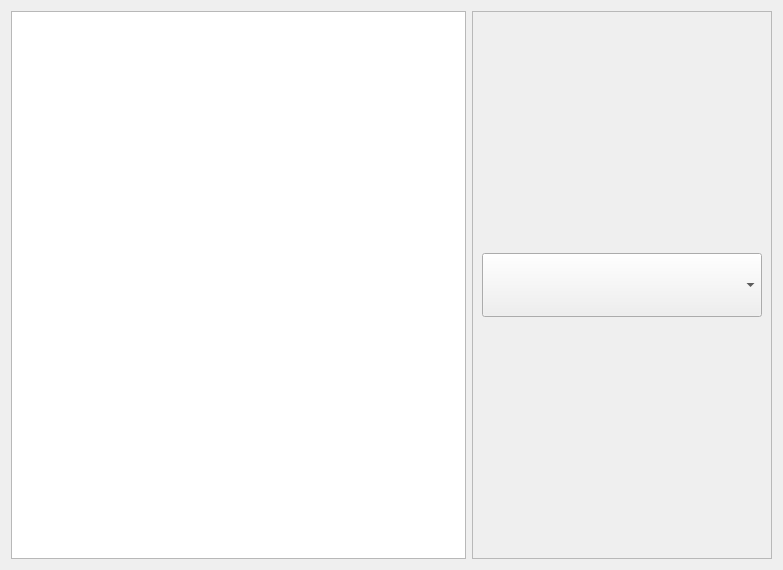
<?xml version="1.0" encoding="UTF-8"?>
<ui version="4.0">
 <class>ConfigureForm</class>
 <widget class="QWidget" name="ConfigureForm">
  <property name="geometry">
   <rect>
    <x>0</x>
    <y>0</y>
    <width>783</width>
    <height>570</height>
   </rect>
  </property>
  <property name="windowTitle">
   <string>Form</string>
  </property>
  <layout class="QHBoxLayout" name="horizontalLayout">
   <item>
    <widget class="QTreeWidget" name="treeWidget">
     <property name="iconSize">
      <size>
       <width>60</width>
       <height>60</height>
      </size>
     </property>
     <attribute name="headerVisible">
      <bool>false</bool>
     </attribute>
     <column>
      <property name="text">
       <string>Items</string>
      </property>
     </column>
    </widget>
   </item>
   <item>
    <widget class="QFrame" name="frame">
     <property name="minimumSize">
      <size>
       <width>300</width>
       <height>0</height>
      </size>
     </property>
     <property name="frameShape">
      <enum>QFrame::StyledPanel</enum>
     </property>
     <property name="frameShadow">
      <enum>QFrame::Raised</enum>
     </property>
     <layout class="QVBoxLayout" name="verticalLayout">
      <item>
       <spacer name="verticalSpacer">
        <property name="orientation">
         <enum>Qt::Vertical</enum>
        </property>
        <property name="sizeHint" stdset="0">
         <size>
          <width>20</width>
          <height>40</height>
         </size>
        </property>
       </spacer>
      </item>
      <item>
       <widget class="QComboBox" name="stateComboBox">
        <property name="minimumSize">
         <size>
          <width>0</width>
          <height>64</height>
         </size>
        </property>
        <property name="iconSize">
         <size>
          <width>60</width>
          <height>60</height>
         </size>
        </property>
       </widget>
      </item>
      <item>
       <spacer name="verticalSpacer_2">
        <property name="orientation">
         <enum>Qt::Vertical</enum>
        </property>
        <property name="sizeHint" stdset="0">
         <size>
          <width>20</width>
          <height>40</height>
         </size>
        </property>
       </spacer>
      </item>
     </layout>
    </widget>
   </item>
  </layout>
 </widget>
 <resources/>
 <connections/>
</ui>
